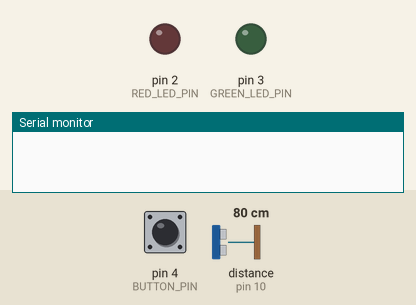
Simulated run of this sketch. Board: Arduino Uno, built with avr-gcc and run on an emulated ATmega328P. Parts: output pins drawn as LEDs (lit = HIGH), the last lines printed to the serial monitor. The inputs (shaded band) are chosen by the test bench; at power-on: pin 4 (BUTTON_PIN) HIGH, distance to the obstacle (sensor on pin 10) 80 cm. The echo pulse lasts 58.3 µs per cm; pins used as bus, display or sensor lines are not drawn.

Above: at 1.2 s.
1.3 s: pin 4 (BUTTON_PIN) pulled LOW for 3.2 s
At 3.0 s:
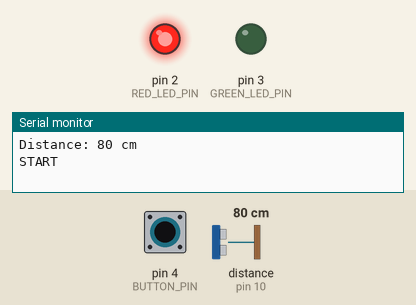
6.0 s: distance to the obstacle (sensor on pin 10) set to 13 cm
8.1 s: distance to the obstacle (sensor on pin 10) set to 10 cm
At 9.4 s:
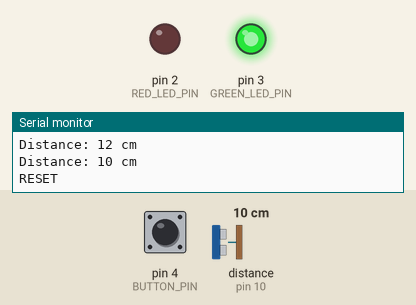
10.4 s: distance to the obstacle (sensor on pin 10) set to 18 cm
At 12.1 s:
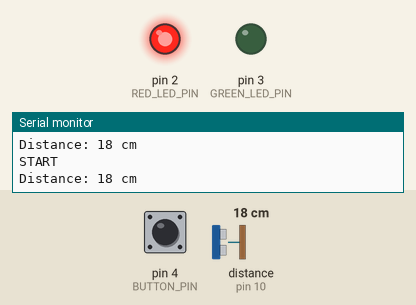
12.4 s: distance to the obstacle (sensor on pin 10) set to 2 cm
At 13.9 s:
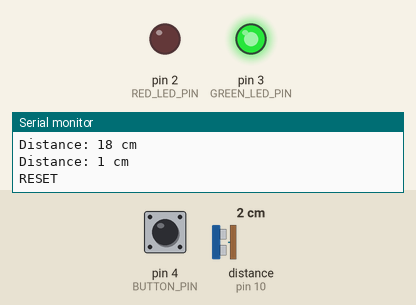
Timing chart, 0 to 15.4 s (numbered marks = the images above; inputs shaded):
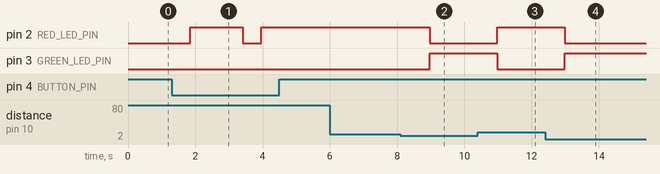

Measured:
- the behaviour switches between 12 and 11 cm on distance to the obstacle (sensor on pin 10) (found by bisection; images 1 and 2)
- after the input at 1.3 s, pin 2 (RED_LED_PIN): LOW → HIGH after 0.56 s, → LOW 1.6 s later, → HIGH 0.56 s later
- after the input at 8.1 s, pin 2 (RED_LED_PIN): HIGH → LOW after 0.88 s; pin 3 (GREEN_LED_PIN): LOW → HIGH after 0.88 s
- after the input at 10.4 s, pin 2 (RED_LED_PIN): LOW → HIGH after 0.58 s; pin 3 (GREEN_LED_PIN): HIGH → LOW after 0.58 s
- after the input at 12.4 s, pin 2 (RED_LED_PIN): HIGH → LOW after 0.58 s; pin 3 (GREEN_LED_PIN): LOW → HIGH after 0.58 s

The sketch:

sketch_may20a.ino
```cpp
#define TRIG_PIN 9
#define ECHO_PIN 10
#define RED_LED_PIN 2
#define GREEN_LED_PIN 3
#define BUTTON_PIN 4

unsigned long startTime;
unsigned long countdownTime = 600000;
bool countingDown = false;
bool ledState = false;
unsigned long previousMillis = 0;
bool systemOn = false;

void setup() {
  Serial.begin(9600);
  pinMode(TRIG_PIN, OUTPUT);
  pinMode(ECHO_PIN, INPUT);
  pinMode(RED_LED_PIN, OUTPUT);
  pinMode(GREEN_LED_PIN, OUTPUT);
  pinMode(BUTTON_PIN, INPUT_PULLUP);

  digitalWrite(RED_LED_PIN, LOW);
  digitalWrite(GREEN_LED_PIN, LOW);
}

void loop() {
  if (digitalRead(BUTTON_PIN) == LOW) {
    delay(50);
    if (digitalRead(BUTTON_PIN) == LOW) {
      systemOn = !systemOn;
      delay(500);
    }
  }

  if (systemOn) {
    long duration;
    int distance;

    digitalWrite(TRIG_PIN, LOW);
    delayMicroseconds(2);
    digitalWrite(TRIG_PIN, HIGH);
    delayMicroseconds(10);
    digitalWrite(TRIG_PIN, LOW);

    duration = pulseIn(ECHO_PIN, HIGH);

    distance = (duration / 2) / 29.1;
    Serial.print("Distance: ");
    Serial.print(distance);
    Serial.println(" cm");

    if (distance > 10) {
      if (!countingDown) {
        startCountdown();
      }
      updateCountdown();
    } else {
      resetCountdown();
    }

    delay(1000);
  } else {
    digitalWrite(RED_LED_PIN, LOW);
    digitalWrite(GREEN_LED_PIN, LOW);
  }
}

void startCountdown() {
  countingDown = true;
  startTime = millis();
  digitalWrite(GREEN_LED_PIN, LOW);
  digitalWrite(RED_LED_PIN, HIGH);
  Serial.println("START");
}

void resetCountdown() {
  countingDown = false;
  digitalWrite(RED_LED_PIN, LOW);
  digitalWrite(GREEN_LED_PIN, HIGH);
  Serial.println("RESET");
}

void updateCountdown() {
  unsigned long currentTime = millis();
  unsigned long elapsedTime = currentTime - startTime;

  if (elapsedTime >= countdownTime) {
    // If the distance greater than 10 cm reaches 10 minutes, the red light flashes and a notification is sent.
    if (currentTime - previousMillis >= 500) {
      previousMillis = currentTime;
      ledState = !ledState;
      digitalWrite(RED_LED_PIN, ledState);
      Serial.println("ALERT");
    }
  } else {
    digitalWrite(RED_LED_PIN, HIGH);
  }
}
```
